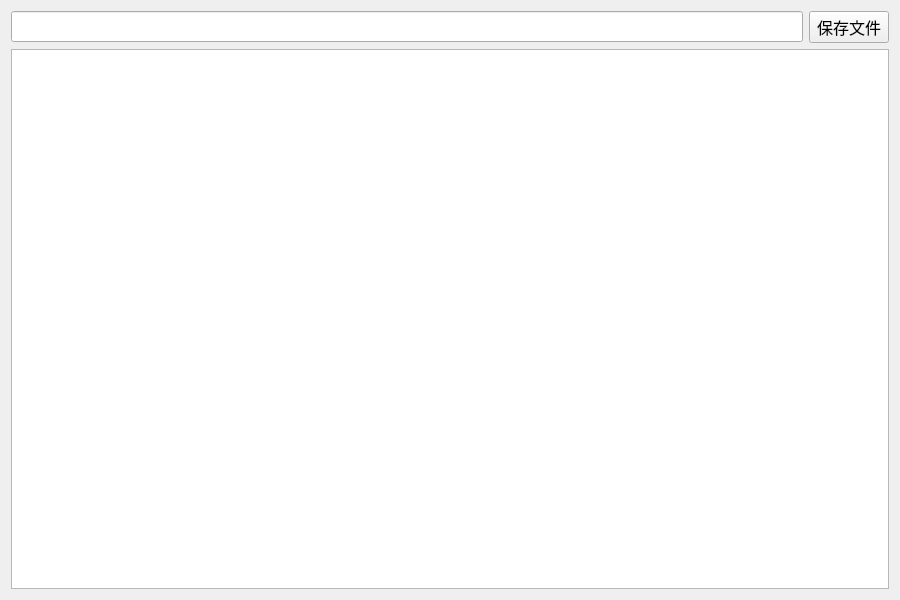
<?xml version="1.0" encoding="UTF-8"?>
<ui version="4.0">
 <class>FileView</class>
 <widget class="QWidget" name="FileView">
  <property name="geometry">
   <rect>
    <x>0</x>
    <y>0</y>
    <width>900</width>
    <height>600</height>
   </rect>
  </property>
  <property name="minimumSize">
   <size>
    <width>900</width>
    <height>600</height>
   </size>
  </property>
  <property name="maximumSize">
   <size>
    <width>900</width>
    <height>600</height>
   </size>
  </property>
  <property name="font">
   <font>
    <family>微软雅黑</family>
    <pointsize>12</pointsize>
   </font>
  </property>
  <property name="windowTitle">
   <string>查看/编辑试卷</string>
  </property>
  <property name="styleSheet">
   <string notr="true"/>
  </property>
  <layout class="QVBoxLayout" name="verticalLayout">
   <item>
    <layout class="QVBoxLayout" name="verticalLayout_2">
     <item>
      <layout class="QHBoxLayout" name="horizontalLayout">
       <item>
        <widget class="QLineEdit" name="uploadDisplay">
         <property name="readOnly">
          <bool>true</bool>
         </property>
        </widget>
       </item>
       <item>
        <widget class="QPushButton" name="saveBtn">
         <property name="text">
          <string>保存文件</string>
         </property>
        </widget>
       </item>
      </layout>
     </item>
     <item>
      <widget class="QTextBrowser" name="fileBrowser">
       <property name="readOnly">
        <bool>false</bool>
       </property>
      </widget>
     </item>
    </layout>
   </item>
  </layout>
 </widget>
 <resources>
  <include location="resources/resources.qrc"/>
 </resources>
 <connections/>
</ui>
